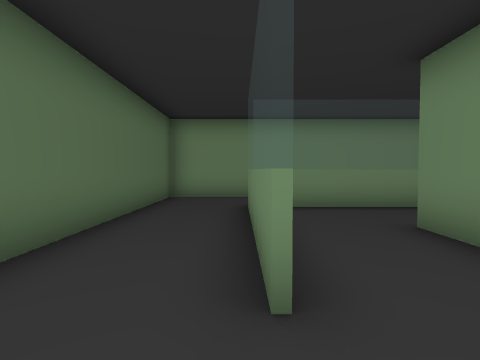
[1] (above)

24 first-person views from a walk through a 3-D level made in the Unity game engine. The camera is 1.4 m above the floor, tilts 2° down and sees 80° across. The floor is counted in squares, 1.62 m on a side. Each view is taken from the middle of a square. On the plan, view 1 faces up. The plan holds only what a view shows up to about 11 squares ahead; the rest is blank. The player is left out.

[2]
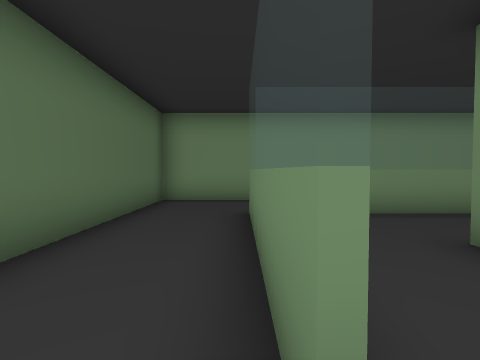

[3]
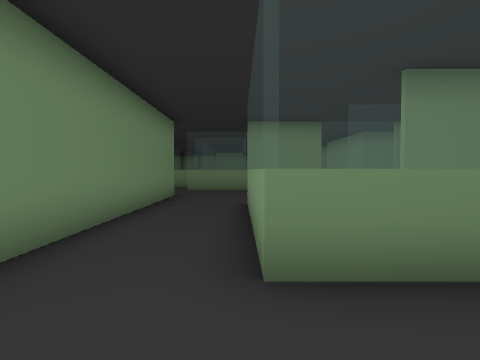

[4]
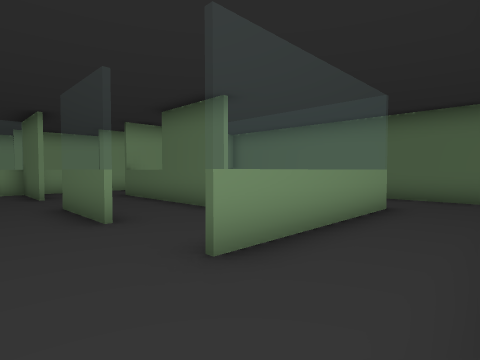

[5]
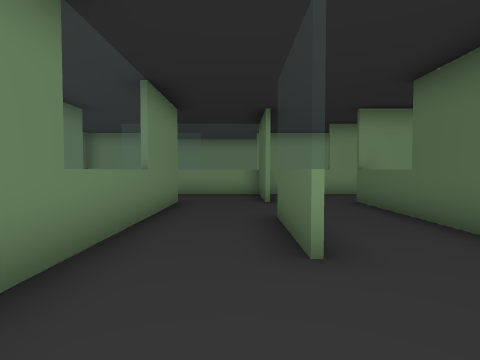

[6]
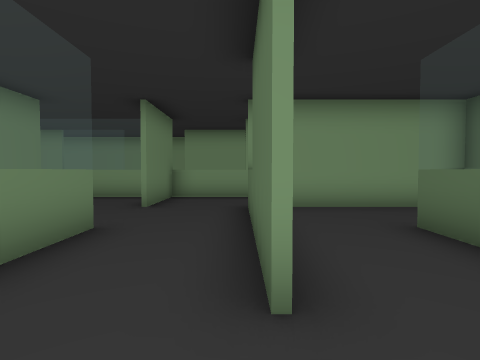

[7]
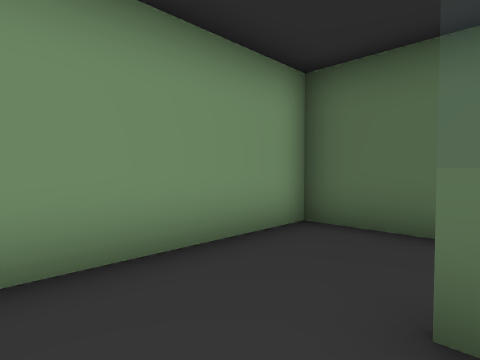

[8]
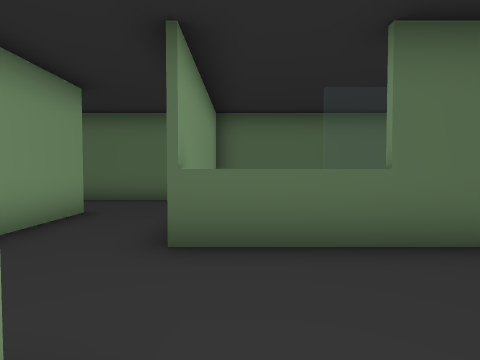

[9]
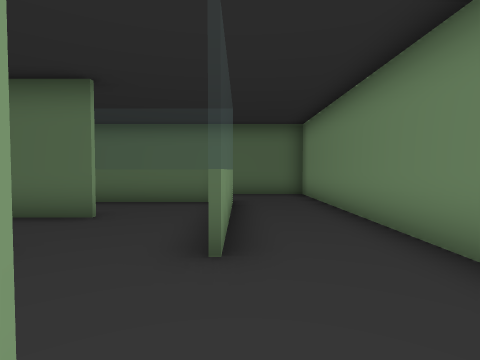

[10]
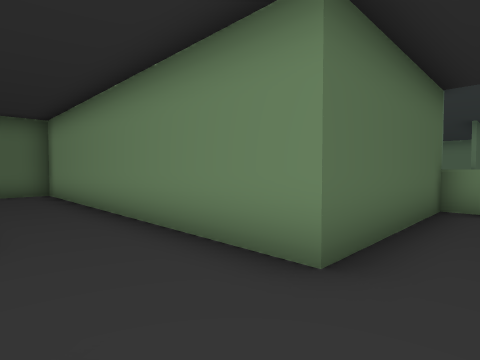

[11]
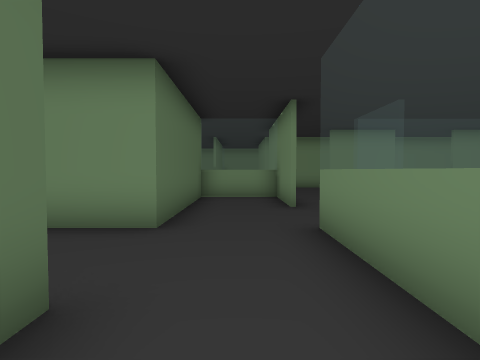

[12]
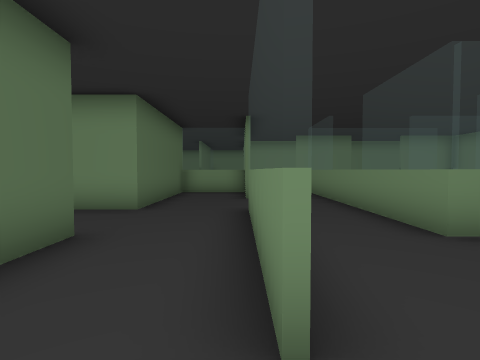

[13]
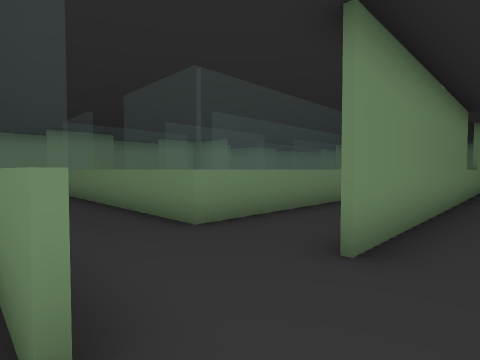

[14]
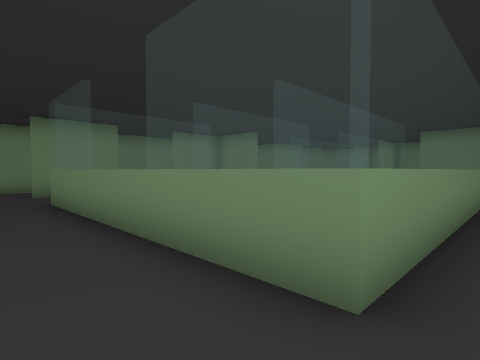

[15]
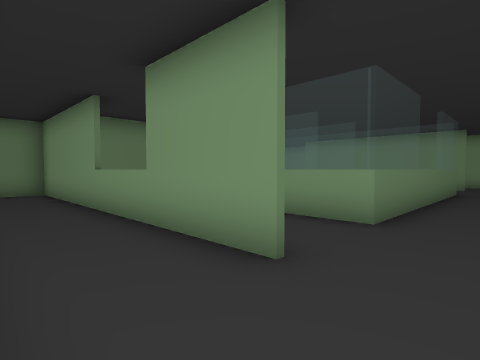

[16]
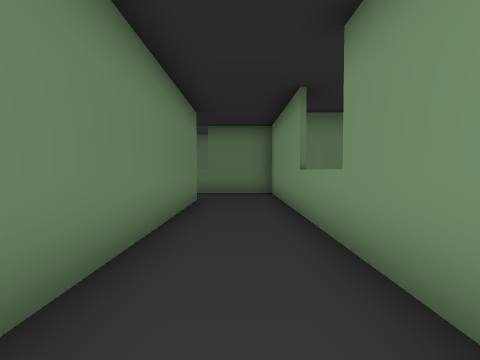

[17]
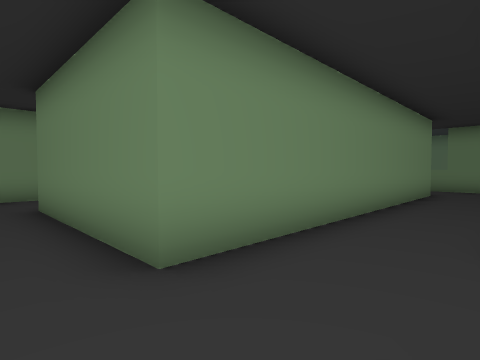

[18]
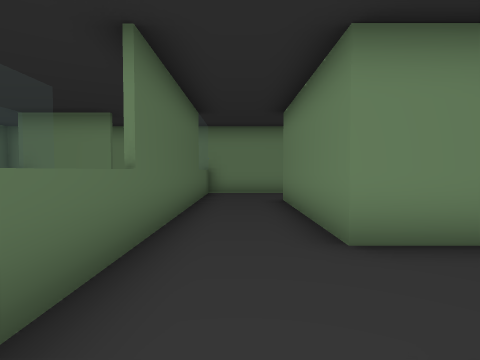

[19]
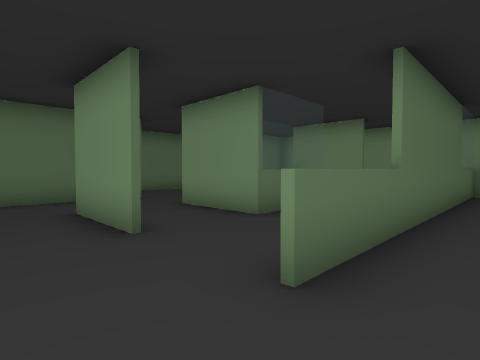

[20]
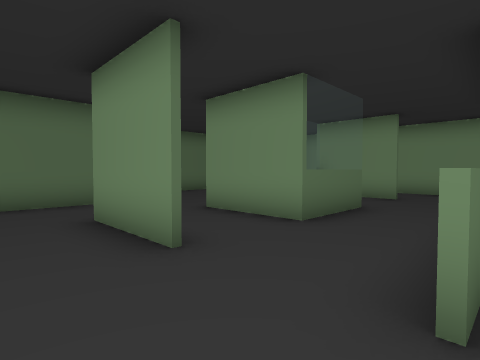

[21]
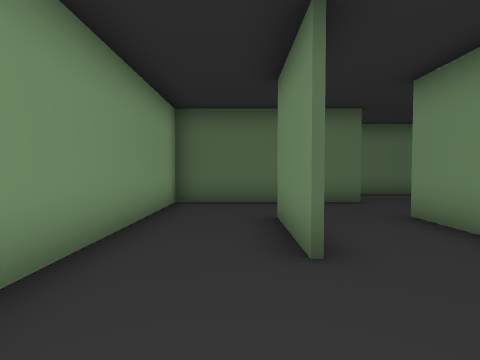

[22]
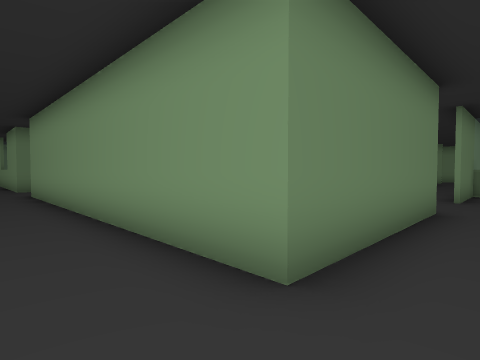

[23]
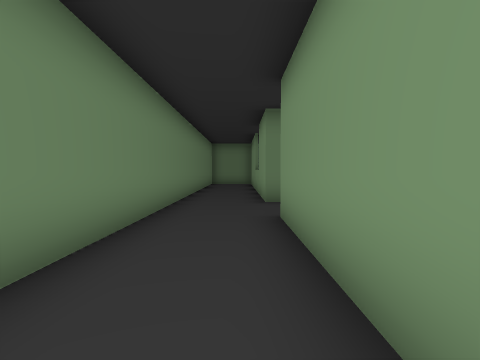

[24]
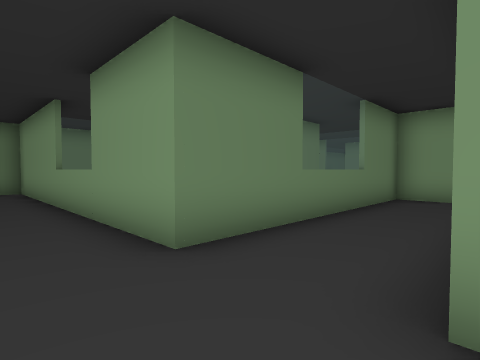

### Floor plan
Ten units are one square. View 1 is at (0, 0); x grows to the right and y downward. Boxes are objects, and circles mark ways between rooms. Rooms are numbered by the first view taken in them; rooms with no view inside come last. Other rooms are left out.
<svg viewBox="-27 -273 359 312">
<path fill="none" stroke="#000" d="M27 -30 27 -44M3 -62 3 -16M24 -67 12 -67M-5 7 29 7M53 -44 53 -18M78 -68 78 -55M102 -41 102 -92M53 6 53 34M102 -116 102 -140M77 8 77 -68M2 -16 2 -68 52 -68M102 -141 78 -141 78 -92 -22 -92 -22 7 -5 7M50 32 82 32M52 -18 52 -35M28 -44 28 9M46 -67 24 -67M154 -167 126 -167M126 -168 227 -168 227 -243 327 -243 327 -250M102 -140 102 -169M202 -142 202 -161M202 -192 102 -192 102 -243 204 -243M189 -67 127 -67 127 -143 145 -143M54 -167 28 -167M175 -42 128 -42M53 -218 53 -192 26 -192M108 -267 81 -267M54 -242 45 -242M78 -268 78 -179M3 -192 3 -143 60 -143M260 -267 170 -267"/>
<circle cx="0" cy="-5" r="3" fill="#2a7"/>
<circle cx="30" cy="-55" r="3" fill="#2a7"/>
<circle cx="50" cy="-5" r="3" fill="#2a7"/>
<circle cx="50" cy="-55" r="3" fill="#2a7"/>
<circle cx="100" cy="-105" r="3" fill="#2a7"/>
<circle cx="90" cy="-55" r="3" fill="#2a7"/>
<text x="10" y="-30">1</text>
<text x="60" y="-60">2</text>
<text x="40" y="-30">3</text>
<text x="150" y="-150">4</text>
</svg>
Room 1 opens to room 2. Room 1 opens to room 3. Room 2 opens to room 3. Room 2 opens to room 4.

Where each view was taken, in squares from view 1:
view 1: 0 up, 0 right, facing up
view 2: 1 up, 0 right, facing up
view 3: 7 up, 2 left, facing right
view 4: 9 up, 7 right, facing down-left
view 5: 7 up, 6 right, facing down
view 6: 6 up, 3 right, facing down
view 7: 2 up, 2 right, facing down-left
view 8: 0 up, 6 right, facing left
view 9: 7 up, 8 right, facing left
view 10: 7 up, 9 right, facing up-left
view 11: 5 up, 9 right, facing up
view 12: 3 up, 10 right, facing up
view 13: 3 up, 10 right, facing up-right
view 14: 6 up, 11 right, facing up-right
view 15: 19 up, 11 right, facing down-right
view 16: 18 up, 12 right, facing right
view 17: 17 up, 9 right, facing up-right
view 18: 16 up, 9 right, facing up
view 19: 15 up, 9 right, facing up-left
view 20: 15 up, 8 right, facing up-left
view 21: 16 up, 8 right, facing left
view 22: 26 up, 9 right, facing down-right
view 23: 25 up, 15 right, facing right
view 24: 26 up, 20 right, facing down-right
